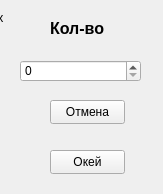
<?xml version="1.0" encoding="UTF-8"?>
<ui version="4.0">
 <class>Form</class>
 <widget class="QWidget" name="Form">
  <property name="geometry">
   <rect>
    <x>0</x>
    <y>0</y>
    <width>163</width>
    <height>194</height>
   </rect>
  </property>
  <property name="windowTitle">
   <string>Form</string>
  </property>
  <widget class="QLabel" name="label">
   <property name="geometry">
    <rect>
     <x>50</x>
     <y>20</y>
     <width>81</width>
     <height>16</height>
    </rect>
   </property>
   <property name="font">
    <font>
     <pointsize>12</pointsize>
     <bold>true</bold>
    </font>
   </property>
   <property name="text">
    <string>Кол-во</string>
   </property>
  </widget>
  <widget class="QPushButton" name="b_ok">
   <property name="geometry">
    <rect>
     <x>50</x>
     <y>150</y>
     <width>75</width>
     <height>24</height>
    </rect>
   </property>
   <property name="text">
    <string>Окей</string>
   </property>
  </widget>
  <widget class="QPushButton" name="b_cancel">
   <property name="geometry">
    <rect>
     <x>50</x>
     <y>100</y>
     <width>75</width>
     <height>24</height>
    </rect>
   </property>
   <property name="text">
    <string>Отмена</string>
   </property>
  </widget>
  <widget class="QLabel" name="label_4">
   <property name="geometry">
    <rect>
     <x>-40</x>
     <y>10</y>
     <width>49</width>
     <height>16</height>
    </rect>
   </property>
   <property name="text">
    <string>На всех</string>
   </property>
  </widget>
  <widget class="QSpinBox" name="count">
   <property name="geometry">
    <rect>
     <x>20</x>
     <y>60</y>
     <width>121</width>
     <height>22</height>
    </rect>
   </property>
  </widget>
 </widget>
 <resources/>
 <connections/>
</ui>
